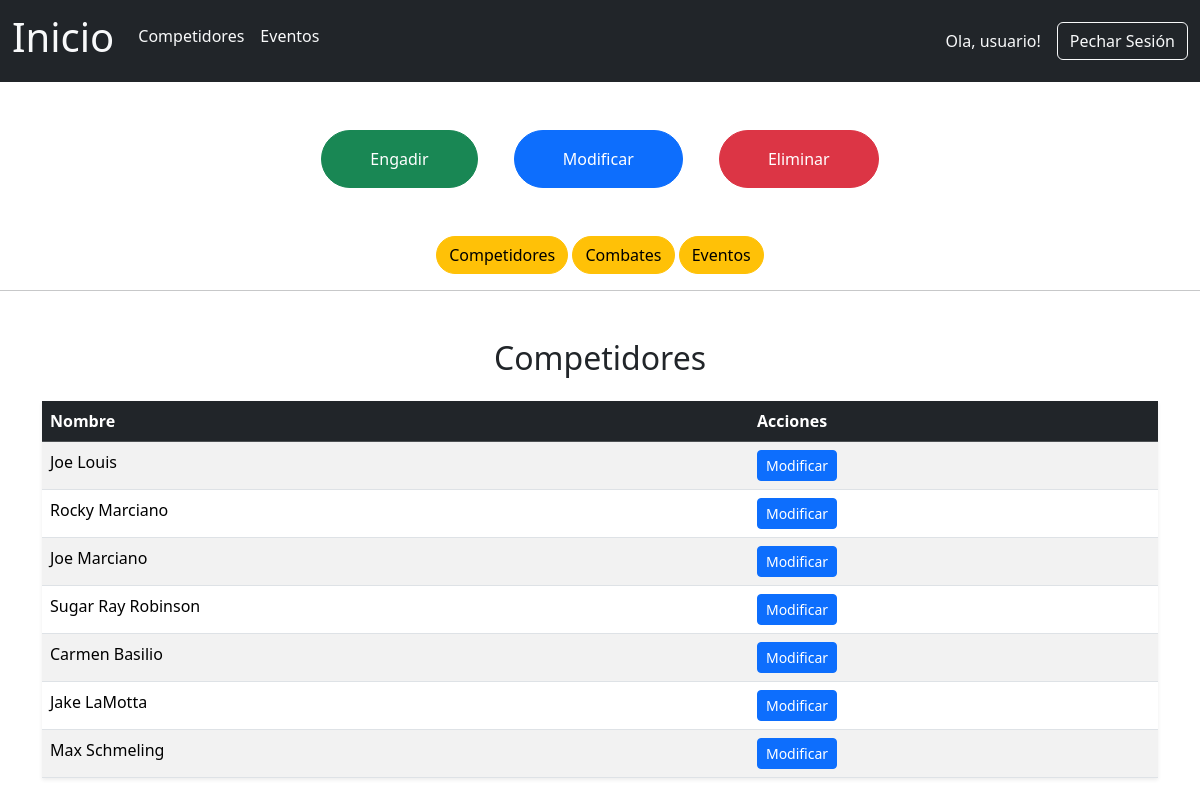
The app's page /administracion/modificar (signed in) with its own data.
### boxGal/models.py (models this page shows, shortened)
class Usuario(AbstractUser):
    id_usuario = models.BigAutoField(auto_created=True, primary_key=True)
    favoritos = models.ManyToManyField(Competidor, related_name='seguidores',blank=True)
    fotoperfil = models.ImageField(upload_to='fotos_perfil', blank=True, null=True)
    groups = models.ManyToManyField(
        'auth.Group',
        related_name='usuario_set',  #Necesario engadir para evitar erro ao migrar
        blank=True,
        help_text='The groups this user belongs to.',
        verbose_name='groups',
    )
    user_permissions = models.ManyToManyField(
        'auth.Permission',
        related_name='usuario_permissions_set',  #Necesario engadir para evitar erro ao migrar
        blank=True,
        help_text='Specific permissions for this user.',
        verbose_name='user permissions',
    )

class Competidor(models.Model):
    id_competidor = models.BigAutoField(auto_created=True, primary_key=True)
    nome_competidor = models.CharField(max_length=255)
    apelidos_competidor = models.CharField(max_length=255)
    peso_competidor = models.CharField(max_length=255)
    vitorias = models.IntegerField()
    derrotas = models.IntegerField()
    empates = models.IntegerField()
    foto_competidor = models.ImageField(upload_to='competidores/', blank=True, null=True)
    def __str__(self):
        return f"{self.nome_competidor} {self.apelidos_competidor} "

### boxGal/views.py (the view)
# urls.py: path('administracion/modificar', views.modificar, name='modificar'),
def modificar(request):
  template = loader.get_template('administracion/modificar.html')
  lista = request.GET.get('lista','competidores')
  contido = {}
  if lista == 'competidores':
    contido['lista'] = Competidor.objects.all(),
    contido['tipo'] = 'competidores'
  elif lista == 'combates':
    contido['lista'] = Combate.objects.all(),
    contido['tipo'] = 'combates'
  elif lista == 'eventos':
    contido['lista'] = Evento.objects.all(),
    contido['tipo'] = 'eventos'
  return HttpResponse(template.render(contido, request))

### boxGal/templates/administracion/modificar.html (shortened to what this page needs)
{% extends 'header.html' %}
{% block corpo %}
  <div class="container mt-5 text-center">
    <a href="{% url 'engadir' %}" class="btn p-3 px-5 mx-3 btn-success rounded-pill">Engadir</a>
    <a href="{% url 'modificar' %}" class="btn p-3 px-5 mx-3 btn-primary rounded-pill">Modificar</a>
    <a href="{% url 'eliminar' %}" class="btn p-3 px-5 mx-3 btn-danger rounded-pill">Eliminar</a>
  </div>
  <div class="container mt-5 text-center">
    <a href="?lista=competidores" class="btn rounded-pill btn-warning">Competidores</a>
    <a href="?lista=combates" class="btn rounded-pill btn-warning">Combates</a>
    <a href="?lista=eventos" class="btn rounded-pill btn-warning">Eventos</a>
  </div>
  <hr />
  <div class="container mt-5">
    {% if tipo == 'competidores' %}
      <h2 class="text-center mb-4">Competidores</h2>
      <table class="table table-striped table-hover shadow-sm">
        <thead class="table-dark">
          <tr>
            <th scope="col">Nombre</th>
            <th scope="col">Acciones</th>
          </tr>
        </thead>
        <tbody>
          {% for competidor in lista.0 %}
            <tr>
              <td>{{ competidor }}</td>
              <td>
                <a href="{% url 'modificar_competidor' competidor.id_competidor %}" class="btn btn-primary btn-sm">Modificar</a>
              </td>
            </tr>
          {% endfor %}
        </tbody>
      </table>
    {% endif %}
  </div>
{% endblock %}

### boxGal/templates/header.html (shortened to what this page needs)
<!DOCTYPE html>
<html lang="en">
  <head>
    {% load static %}
    <link href="{% static 'bootstrap/css/bootstrap.min.css' %}" rel="stylesheet" />
    <link rel="stylesheet" href="https://cdn.jsdelivr.net/npm/charts.css/dist/charts.min.css" />
  </head>
  <body>
    <nav class="navbar navbar-expand-md bg-dark text-light sticky-top">
      <div class="container-fluid">
        <a class="navbar-brand text-light" href="{% url 'indexPage' %}"><h1>Inicio</h1></a>
        <div class="collapse navbar-collapse" id="navbarSupportedContent">
          <ul class="navbar-nav me-auto mb-lg-0">
            <li class="navbar-item">
              <a class="nav-link text-light" href="{% url 'competidoresPage' %}"><h6>Competidores</h6></a>
            </li>
            <li class="navbar-item">
              <a class="nav-link text-light" href="{% url 'eventosPage' %}"><h6>Eventos</h6></a>
            </li>
          </ul>
          {% if user.is_authenticated %}
            <div class="d-flex align-items-center">
              <span class="text-light me-3">Ola, {{ request.user.username }}!</span>
              <a class="navbar-item btn btn-outline-light" href="{% url 'logout' %}">Pechar Sesión</a>
            </div>
          {% else %}
            <a class="navbar-item btn btn-outline-light" href="{% url 'login' %}">Iniciar Sesión</a>
          {% endif %}
        </div>
      </div>
    </nav>
    {% block corpo %}
    {% endblock %}
  </body>
</html>

### records on screen
Usuario: user.username "usuario"
Competidor: nome_competidor+apelidos_competidor "Joe Louis"
Competidor: nome_competidor+apelidos_competidor "Rocky Marciano"
Competidor: nome_competidor+apelidos_competidor "Joe Marciano"
Competidor: nome_competidor+apelidos_competidor "Sugar Ray Robinson"
Competidor: nome_competidor+apelidos_competidor "Carmen Basilio"
Competidor: nome_competidor+apelidos_competidor "Jake LaMotta"
Competidor: nome_competidor+apelidos_competidor "Max Schmeling"
